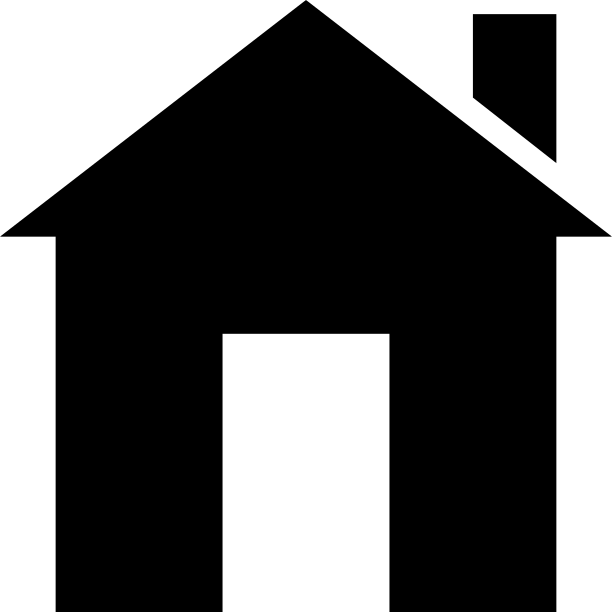
#> input picture files/casa.png, 612 x 612 px
$ jupyter execute --allow-errors 'Intento de Final_tony.ipynb'   (shell and % lines are left out)
#> lines starting #> are read from the running program, lines starting #| are printed output that depends on the picture
# Dependencias

[cell 1]
import pandas as pd
import numpy as np
import matplotlib.pyplot as plt
import datetime as dt
import seaborn as sns
import folium as folium
from os import path
from PIL import Image
from wordcloud import WordCloud, STOPWORDS, ImageColorGenerator
from matplotlib_venn import venn3, venn3_circles
sns.set(rc={'figure.figsize':(12,8)})

plt.style.use('default') # haciendo los graficos un poco mas bonitos en matplotlib

pd.options.display.float_format = '{:20,.2f}'.format # suprimimos la notacion cientifica en los outputs

import warnings
warnings.filterwarnings('ignore')

# Análisis general y Filtrado de datos

#> (a cell that did not finish here is left out)

#> (a cell that did not finish here is left out)

#> (a cell that did not finish here is left out)

#> (a cell that did not finish here is left out)

#> (a cell that did not finish here is left out)

#> (a cell that did not finish here is left out)

## Identificamos para cada columna qué porcentaje de los datos de cada columna son nulos

Separamos entre los que son mayores al 1% y menores ya que no serían notables en la misma escala, haciendo más fácil de identificar los que tienen 0%.

#> (a cell that did not finish here is left out)

#> (a cell that did not finish here is left out)

#> (a cell that did not finish here is left out)

## **Análisis de las descripciones**

#> (a cell that did not finish here is left out)

[cell 12]
def filtrar_descripciones(descripcion):
    descripcion = descripcion.replace("\n", "")
    descripcion = descripcion.replace("<p>", "")
    descripcion = descripcion.replace("<\p>", "")
    descripcion = descripcion.replace("nbsp", "")
    descripcion = descripcion.replace("ntilde", "")
    descripcion = descripcion.replace("ntil", "")
    descripcion = descripcion.replace("strong","")
    palabras = descripcion.split()
    for palabra in palabras:
        if len(palabra) <= 3:
            palabras.remove(palabra)
    descripcion_final = " ".join(palabras)
    return descripcion_final

#> (the rest of this cell did not finish here and is left out)

#> (a cell that did not finish here is left out)

[cell 14]
#Ajusto el WordCloud a la forma de una casa
mascara_casa = np.array(Image.open("files/casa.png"))
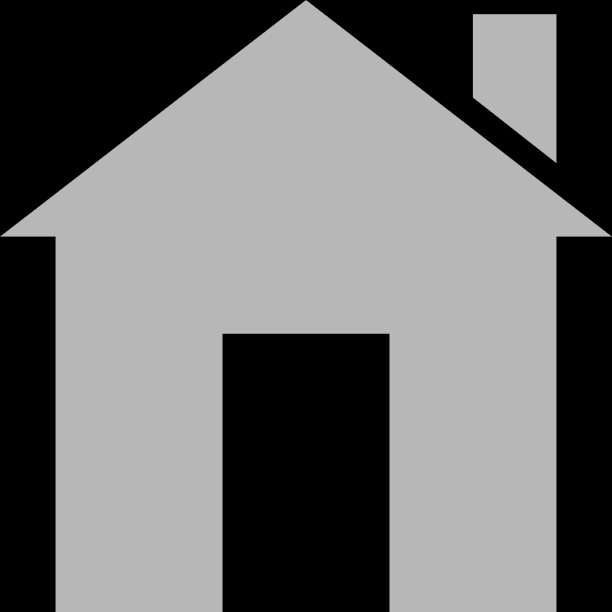
#> mascara_casa: shape (612, 612); min 0, max 183, mean 109.3
mascara_casa

[cell 15]
def transformar_formato(valor):
    if valor == 0:
        return 255
    else:
        return valor

mascara_casa_transformada = np.ndarray((mascara_casa.shape[0],mascara_casa.shape[1]), np.int32)
for i in range(len(mascara_casa)):
    mascara_casa_transformada[i] = list(map(transformar_formato, mascara_casa[i]))
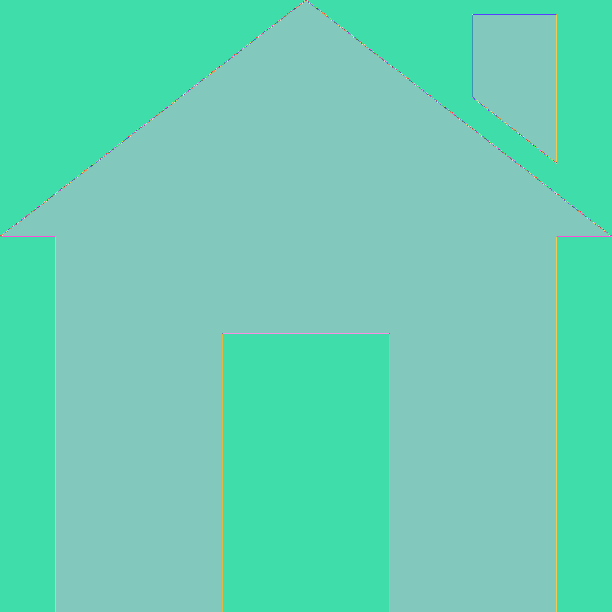
#> mascara_casa_transformada: shape (612, 612) int32; 184 distinct labels, from 1 to 255; one colour per label, 0 black

mascara_casa_transformada
